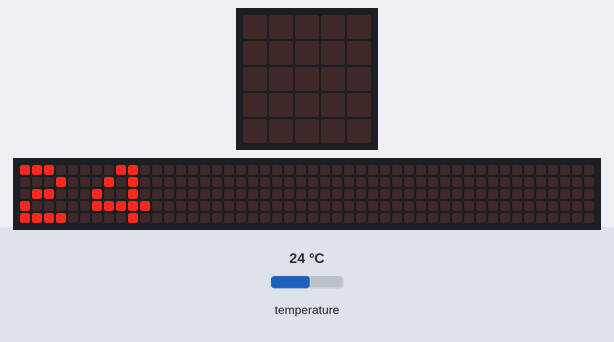
A program run on a simulated BBC micro:bit (MakeCode). Parts: the board's 5×5 LED display, a strip that is not on the board, showing the scrolling text unrolled. The test bench sets the inputs (shaded band); at power-on: temperature 24 °C. The 48×5 strip is a reading aid, not a part: it shows the text the display is scrolling, unrolled, one strip-width of it at a time.

Above: at 0.1 s.
At 0.5 s:
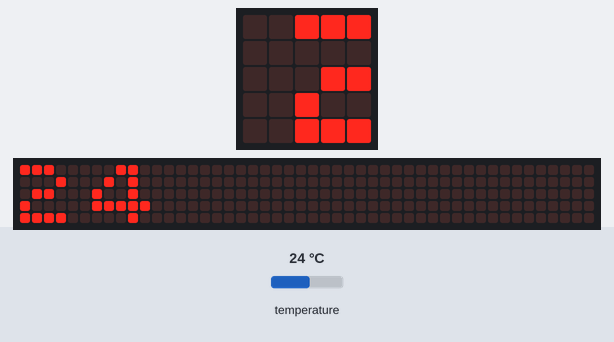
At 1.1 s:
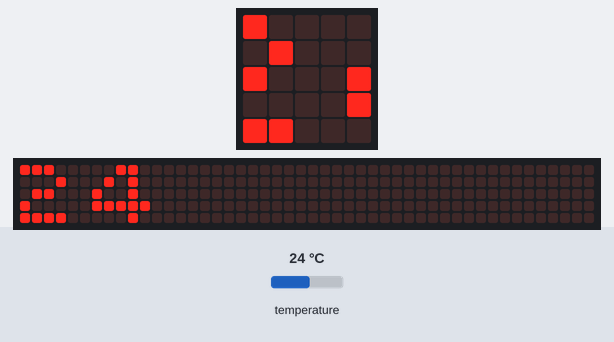
At 1.7 s:
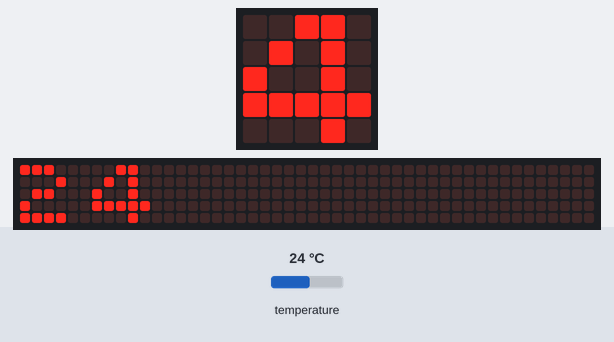
At 2.3 s:
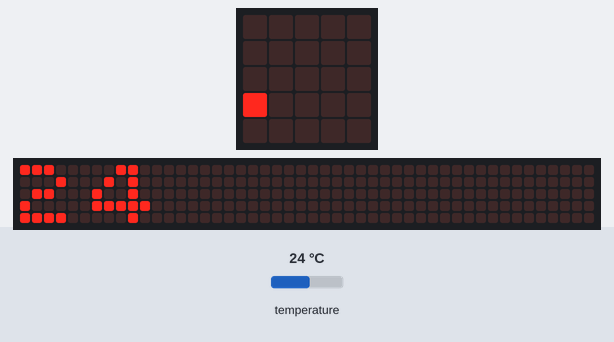

The program:

main.ts
```typescript
if (input.temperature() > 30) {
    basic.showLeds(`
        # . # . #
        . # # # .
        # # # # #
        . # # # .
        # . # . #
        `)
} else {
    basic.showString("" + (input.temperature()))
}
basic.forever(function () {

})
```

test.ts
```typescript
// aquí va el archivo "tests"; esto no se compilará cuando este paquete se utilice como una extensión.
```
